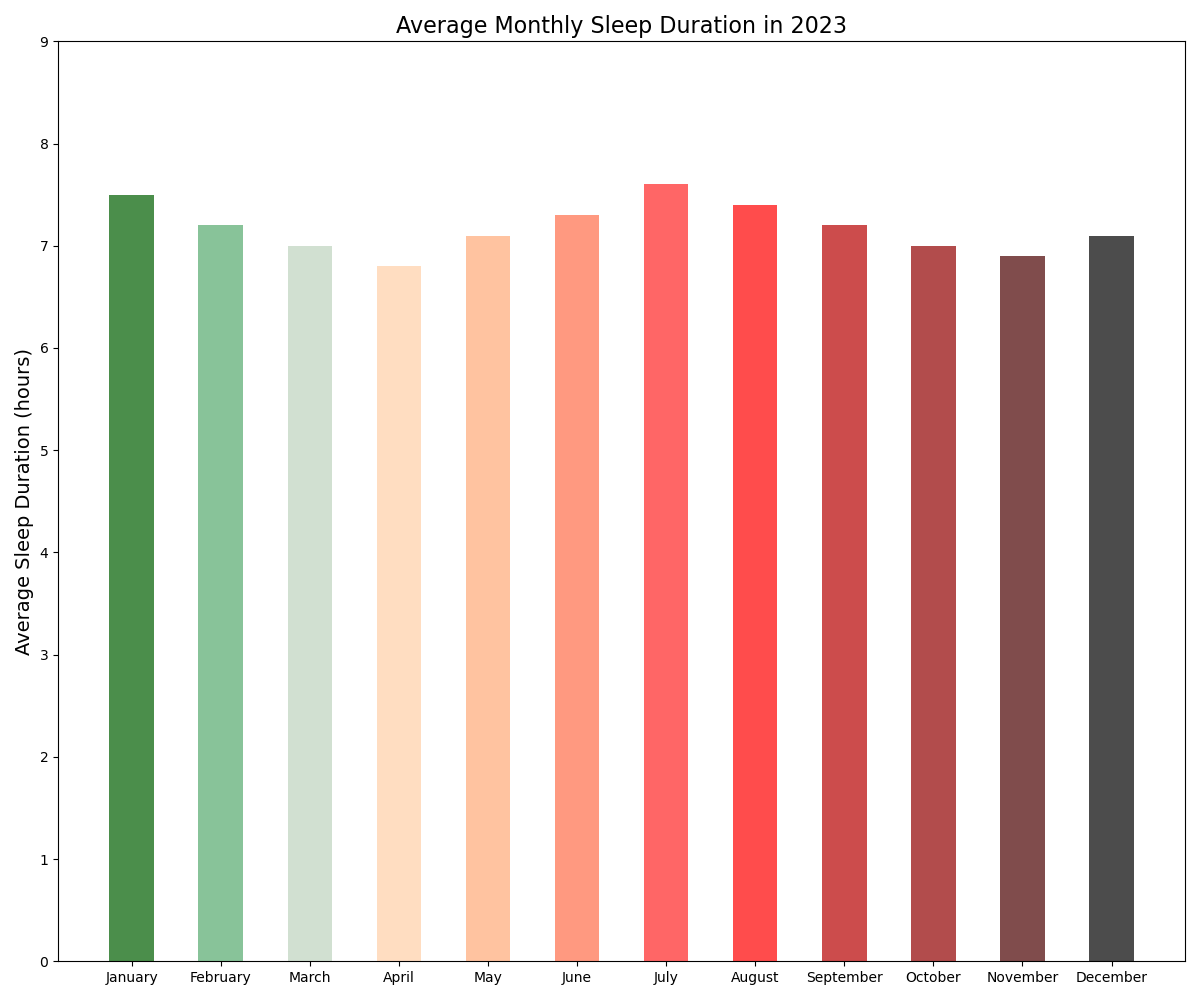

Python code for this plot:

import matplotlib.pyplot as plt

# Generate data points
months = [
    "January", "February", "March", "April", "May", "June",
    "July", "August", "September", "October", "November", "December"
]
sleep_durations = [7.5, 7.2, 7.0, 6.8, 7.1, 7.3, 7.6, 7.4, 7.2, 7.0, 6.9, 7.1]

plt.figure(figsize=(12, 10))  # Change the width and height of the chart

# Create a vertical bar chart with specified bar width and colors
plt.bar(months, sleep_durations, color=[
    '#4B8E4B', '#88C399', '#D1E0D1', '#FFDDC1', '#FFC3A0',
    '#FF9980', '#FF6666', '#FF4C4C', '#CC4C4C', '#B24C4C',
    '#804C4C', '#4C4C4C'], width=0.5)

plt.ylabel('Average Sleep Duration (hours)', fontsize=14)
plt.title('Average Monthly Sleep Duration in 2023', fontsize=16)
plt.ylim(0, 9)  # Adjusted to give some space for readability

plt.tight_layout()
plt.show()
